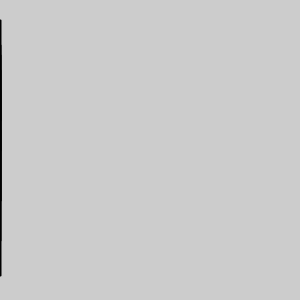
Frame 1 (no input)
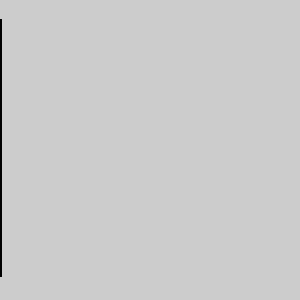
Frame 60 (the mouse pressed at the canvas centre just before this capture)
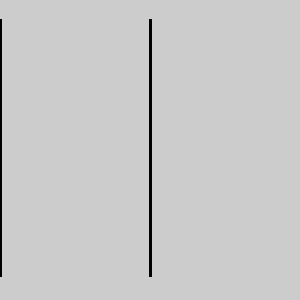
Frame 120 (the mouse held since frame 60 and released just before this capture)

The Processing sketch that drew these frames (run headless with seeded random() and noise(); from frame 60 on, the mouse is pressed at the canvas centre):

// Processing sketch: processing_44832
// ── processing_44832.pde


                
                void setup(){
size (300,300);
smooth();
fill(102);
strokeWeight(2);
}
void draw (){
line (mouseX, 20, mouseX, 120);
line (mouseY, 45, mouseY, 200);
line (mouseX, 55, mouseX, 150);
line (mouseY, 70, mouseY, 240);
line (mouseX, 90, mouseX, 200);
line (mouseY, 130, mouseY, 275);
}
